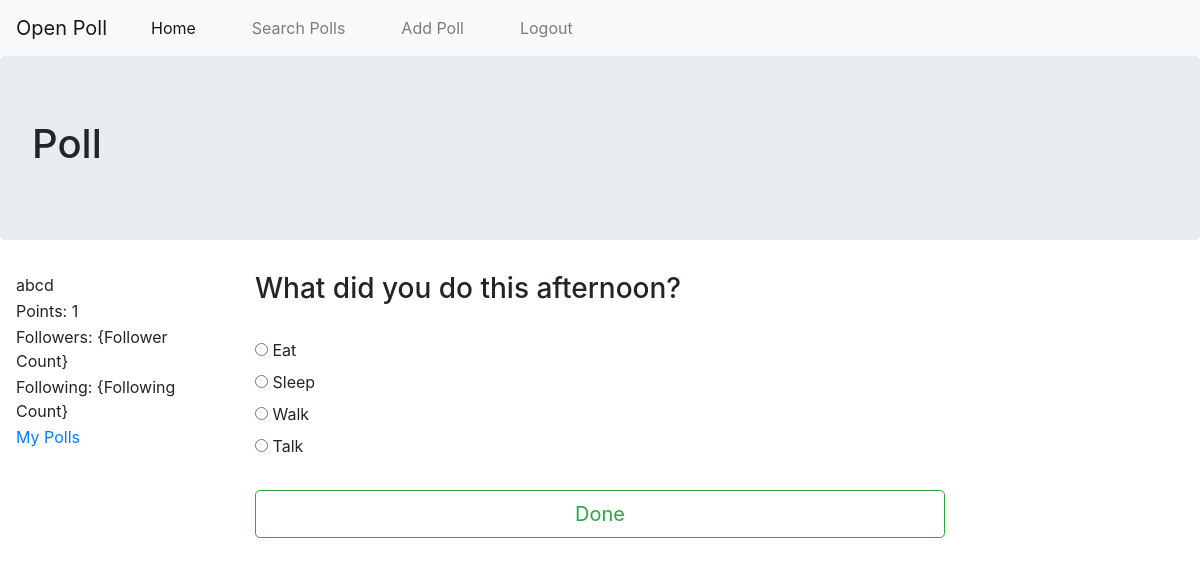
The page /poll/9/ (signed in) on the database its author committed.
### BaseApp/models.py (models this page shows, shortened)
class UserProfile(models.Model):
    user = models.OneToOneField(User, on_delete=models.CASCADE, related_name="user_profile")
    user_points = models.PositiveIntegerField(default=1)
    profile_pic = models.ImageField(upload_to='profile_pic', blank=True, null=True, default='')

class Question(models.Model):
    user = models.ForeignKey('UserProfile', on_delete=models.CASCADE)
    question_text = models.CharField(max_length=300, blank=False)
    question_topic = models.CharField(max_length=300, default="Misc")
    question_comments = models.TextField(max_length=500, blank=True)
    responders = models.ManyToManyField(UserProfile, related_name="questions")

class Option(models.Model):
    question = models.ForeignKey('Question', on_delete=models.CASCADE)
    option_text = models.CharField(max_length=200, blank=False)
    vote_count = models.PositiveIntegerField()

### BaseApp/views.py (the view, shortened to what this page needs)
# urls.py: path('poll/<int:question_id>/', views.PollView.as_view(), name='poll'),
class PollView(View):
    template_name = "BaseApp/poll.html"
    def get(self, request, question_id):
        q = c_util.getQuestion(question_id)
        optionList = c_util.getOptions(q)
        ctxt = {'list_title':'Poll'}
        ctxt['question'] = q
        ctxt['optionList'] = optionList
        ctxt['disableDone'] = True
        if request.user.is_authenticated:
            currentUser, obj = UserProfile.objects.get_or_create(user=request.user)
            try:
                currentUser.questions.get(id=question_id)
            except ObjectDoesNotExist:
                ctxt['disableDone'] = False
        return render(request, self.template_name, context=ctxt)

### BaseApp/content_util.py (called while the page is built)
def getQuestion(question_id):
    if question_id is None:
        return None
    return Question.objects.get(id=question_id)

def getOptions(question):
    return list(Option.objects.filter(question=question))

### templates/BaseApp/poll.html (shortened to what this page needs)
{% extends 'BaseApp/base.html' %}
{% block main_list_block %}
  <div class="main_list container">
    <h3> {{ question.question_text }} </h3>
    <br>
    <form method="POST">
      {% for option in optionList %}
        <input type="radio" name="option" value="{{option.id}}">
        <label for="{{ option.option_text }}">{{ option.option_text }}</label>
        <br>
      {% endfor %}
      <br>
      {% if disableDone %}
      <button type="submit" class="btn btn-lg btn-block btn-outline-success user_buttons" value="Submit" disabled>Done</button>
      {% else %}
      <button type="submit" class="btn btn-lg btn-block btn-outline-success user_buttons" value="Submit">Done</button>
      {% endif %}
    </form>
  </div>
  {% endblock %}

### templates/BaseApp/base.html (shortened to what this page needs)
<!DOCTYPE html>
{% load static %}
<html lang="en" dir="ltr">
  <head>
    <link rel="stylesheet" href="https://stackpath.bootstrapcdn.com/bootstrap/4.4.1/css/bootstrap.min.css">
    <link rel="stylesheet" href="{% static 'css/base.css' %}">
  </head>
  <body>
    <nav class="navbar navbar-expand-lg navbar-light bg-light nav-fill">
      <a class="navbar-brand" href="{% url 'base_app:Home' %}">Open Poll</a>
      <div class="collapse navbar-collapse" id="navbarNav">
        <ul class="navbar-nav">
          <li class="nav-item active">
            <a class="nav-link" href="{% url 'base_app:Home' %}">Home</a>
          </li>
          <li class="nav-item">
            <a class="nav-link" href="{% url 'base_app:poll_search' %}">Search Polls</a>
          </li>
          <li>
            {% if user.is_authenticated %}
            <a class="nav-link" href="{% url 'base_app:add_poll' %}">Add Poll</a>
            <li class="nav-item">
              <a class="nav-link" href="{% url 'base_app:user_logout' %}">Logout</a>
            </li>
            {% else %}
              <button type="button" class="nav-item btn btn-outline-success" data-toggle="modal" data-target="#loginModal" name="button">LogIn</button>
              <li class="nav-item">
                <a class="nav-link" data-toggle="modal" data-target="#signupModal" href="#">SignUp</a>
              </li>
            {% endif %}
          </li>
        </ul>
      </div>
    </nav>
  <div class="jumbotron">
    <h1>{{ list_title }}</h1>
  </div>
    {% block left_block %}
    <div class="profile_info container">
      <table>
        <tr><td>{{ user.username }}</td></tr>
        <tr><td>Points: {{ user.user_profile.user_points }}</td></tr>
        <tr><td>Followers: {Follower Count}</td></tr>
        <tr><td>Following: {Following Count}</td></tr>
        {% if user.is_authenticated %}
        <tr><td><a href="{% url 'base_app:poll_list' %}">My Polls</a></td></tr>
        {% endif %}
      </table>
    </div>
    {% endblock %}
    {% block main_list_block %}{% endblock %}
  </body>
</html>

### static/css/base.css (style rules this page uses)
* { box-sizing: border-box; }
.profile_info { width: 20%; float: left; }
.main_list { width: 60%; float: left; }
.navbar-nav > li { padding-left: 20px; padding-right: 20px; }

### rows shown on the page
Question: question_text "What did you do this afternoon?"
Option: option_text "Eat"
Option: option_text "Sleep"
Option: option_text "Walk"
Option: option_text "Talk"

### other values the page prints
{{ list_title }} "Poll"
{{ user.username }} "abcd"
{{ user.user_profile.user_points }} "1"
